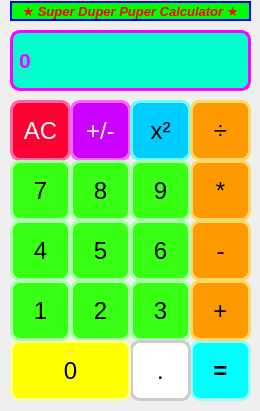
<?xml version="1.0" encoding="UTF-8"?>
<ui version="4.0">
 <class>MainWindow</class>
 <widget class="QMainWindow" name="MainWindow">
  <property name="geometry">
   <rect>
    <x>0</x>
    <y>0</y>
    <width>260</width>
    <height>411</height>
   </rect>
  </property>
  <property name="font">
   <font>
    <pointsize>12</pointsize>
   </font>
  </property>
  <property name="windowTitle">
   <string>DefinitelyWorkingCalculator</string>
  </property>
  <property name="styleSheet">
   <string notr="true">QWidget {
    background: qlineargradient(
        x1:0, y1:1, x2:1, y2:0,
        stop:0 #000000,
        stop:0.3 #00ffcc,
        stop:0.6 #ff00ff,
        stop:1 #ffff00
    );
}</string>
  </property>
  <widget class="QWidget" name="centralwidget">
   <widget class="QLabel" name="label">
    <property name="geometry">
     <rect>
      <x>10</x>
      <y>30</y>
      <width>241</width>
      <height>61</height>
     </rect>
    </property>
    <property name="font">
     <font>
      <pointsize>16</pointsize>
      <bold>true</bold>
     </font>
    </property>
    <property name="styleSheet">
     <string notr="true">QLabel {
    background-color: #00ffcc;
    color: #ff00ff;
    border: 3px solid #ff00ff;
    border-radius: 10px;
    font-weight: bold;
}</string>
    </property>
    <property name="text">
     <string>0</string>
    </property>
   </widget>
   <widget class="QPushButton" name="pushButton_AC">
    <property name="geometry">
     <rect>
      <x>10</x>
      <y>100</y>
      <width>61</width>
      <height>61</height>
     </rect>
    </property>
    <property name="font">
     <font>
      <pointsize>18</pointsize>
     </font>
    </property>
    <property name="styleSheet">
     <string notr="true">QPushButton {
    background-color: #ff0033;
    color: white;
    border: 3px solid #ff66aa;
    border-radius: 10px;
}
QPushButton:hover {
    background-color: #ff3355;
    border: 3px solid #ffffff;
}
QPushButton:pressed {
    background-color: #990022;
    border: 3px solid #660011;
}</string>
    </property>
    <property name="text">
     <string>AC</string>
    </property>
   </widget>
   <widget class="QPushButton" name="pushButton_negate">
    <property name="geometry">
     <rect>
      <x>70</x>
      <y>100</y>
      <width>61</width>
      <height>61</height>
     </rect>
    </property>
    <property name="font">
     <font>
      <pointsize>18</pointsize>
     </font>
    </property>
    <property name="styleSheet">
     <string notr="true">QPushButton {
    background-color: #cc00ff;
    color: white;
    border: 3px solid #ff66ff;
    border-radius: 10px;
}
QPushButton:hover {
    background-color: #e066ff;
    border: 3px solid #ffffff;
}
QPushButton:pressed {
    background-color: #8000aa;
    border: 3px solid #550077;
}</string>
    </property>
    <property name="text">
     <string>+/-</string>
    </property>
   </widget>
   <widget class="QPushButton" name="pushButton_square">
    <property name="geometry">
     <rect>
      <x>130</x>
      <y>100</y>
      <width>61</width>
      <height>61</height>
     </rect>
    </property>
    <property name="font">
     <font>
      <pointsize>18</pointsize>
     </font>
    </property>
    <property name="styleSheet">
     <string notr="true">QPushButton {
    background-color: #00ccff;
    color: black;
    border: 3px solid #66ffff;
    border-radius: 10px;
}
QPushButton:hover {
    background-color: #33ddff;
    border: 3px solid #ffffff;
}
QPushButton:pressed {
    background-color: #0099cc;
    border: 3px solid #006688;
}</string>
    </property>
    <property name="text">
     <string>x²</string>
    </property>
   </widget>
   <widget class="QPushButton" name="pushButton_divide">
    <property name="geometry">
     <rect>
      <x>190</x>
      <y>100</y>
      <width>61</width>
      <height>61</height>
     </rect>
    </property>
    <property name="font">
     <font>
      <pointsize>18</pointsize>
     </font>
    </property>
    <property name="styleSheet">
     <string notr="true">QPushButton {
    background-color: #ff9900;
    color: black;
    border: 3px solid #ffd966;
    border-radius: 10px;
}
QPushButton:hover {
    background-color: #ffbb33;
    border: 3px solid #ffffff;
}
QPushButton:pressed {
    background-color: #cc7700;
    border: 3px solid #885500;
}</string>
    </property>
    <property name="text">
     <string>÷</string>
    </property>
   </widget>
   <widget class="QPushButton" name="pushButton_multiply">
    <property name="geometry">
     <rect>
      <x>190</x>
      <y>160</y>
      <width>61</width>
      <height>61</height>
     </rect>
    </property>
    <property name="font">
     <font>
      <pointsize>18</pointsize>
     </font>
    </property>
    <property name="styleSheet">
     <string notr="true">QPushButton {
    background-color: #ff9900;
    color: black;
    border: 3px solid #ffd966;
    border-radius: 10px;
}
QPushButton:hover {
    background-color: #ffbb33;
    border: 3px solid #ffffff;
}
QPushButton:pressed {
    background-color: #cc7700;
    border: 3px solid #885500;
}</string>
    </property>
    <property name="text">
     <string>*</string>
    </property>
   </widget>
   <widget class="QPushButton" name="pushButton_9">
    <property name="geometry">
     <rect>
      <x>130</x>
      <y>160</y>
      <width>61</width>
      <height>61</height>
     </rect>
    </property>
    <property name="font">
     <font>
      <pointsize>18</pointsize>
     </font>
    </property>
    <property name="styleSheet">
     <string notr="true">QPushButton {
    background-color: #39ff14;
    color: black;
    border: 3px solid #aaffaa;
    border-radius: 10px;
}
QPushButton:hover {
    background-color: #66ff44;
    border: 3px solid #ffffff;
}
QPushButton:pressed {
    background-color: #22aa00;
    border: 3px solid #116600;
}</string>
    </property>
    <property name="text">
     <string>9</string>
    </property>
   </widget>
   <widget class="QPushButton" name="pushButton_8">
    <property name="geometry">
     <rect>
      <x>70</x>
      <y>160</y>
      <width>61</width>
      <height>61</height>
     </rect>
    </property>
    <property name="font">
     <font>
      <pointsize>18</pointsize>
     </font>
    </property>
    <property name="styleSheet">
     <string notr="true">QPushButton {
    background-color: #39ff14;
    color: black;
    border: 3px solid #aaffaa;
    border-radius: 10px;
}
QPushButton:hover {
    background-color: #66ff44;
    border: 3px solid #ffffff;
}
QPushButton:pressed {
    background-color: #22aa00;
    border: 3px solid #116600;
}</string>
    </property>
    <property name="text">
     <string>8</string>
    </property>
   </widget>
   <widget class="QPushButton" name="pushButton_7">
    <property name="geometry">
     <rect>
      <x>10</x>
      <y>160</y>
      <width>61</width>
      <height>61</height>
     </rect>
    </property>
    <property name="font">
     <font>
      <pointsize>18</pointsize>
     </font>
    </property>
    <property name="styleSheet">
     <string notr="true">QPushButton {
    background-color: #39ff14;
    color: black;
    border: 3px solid #aaffaa;
    border-radius: 10px;
}
QPushButton:hover {
    background-color: #66ff44;
    border: 3px solid #ffffff;
}
QPushButton:pressed {
    background-color: #22aa00;
    border: 3px solid #116600;
}</string>
    </property>
    <property name="text">
     <string>7</string>
    </property>
   </widget>
   <widget class="QPushButton" name="pushButton_minus">
    <property name="geometry">
     <rect>
      <x>190</x>
      <y>220</y>
      <width>61</width>
      <height>61</height>
     </rect>
    </property>
    <property name="font">
     <font>
      <pointsize>18</pointsize>
     </font>
    </property>
    <property name="styleSheet">
     <string notr="true">QPushButton {
    background-color: #ff9900;
    color: black;
    border: 3px solid #ffd966;
    border-radius: 10px;
}
QPushButton:hover {
    background-color: #ffbb33;
    border: 3px solid #ffffff;
}
QPushButton:pressed {
    background-color: #cc7700;
    border: 3px solid #885500;
}</string>
    </property>
    <property name="text">
     <string>-</string>
    </property>
   </widget>
   <widget class="QPushButton" name="pushButton_6">
    <property name="geometry">
     <rect>
      <x>130</x>
      <y>220</y>
      <width>61</width>
      <height>61</height>
     </rect>
    </property>
    <property name="font">
     <font>
      <pointsize>18</pointsize>
     </font>
    </property>
    <property name="styleSheet">
     <string notr="true">QPushButton {
    background-color: #39ff14;
    color: black;
    border: 3px solid #aaffaa;
    border-radius: 10px;
}
QPushButton:hover {
    background-color: #66ff44;
    border: 3px solid #ffffff;
}
QPushButton:pressed {
    background-color: #22aa00;
    border: 3px solid #116600;
}</string>
    </property>
    <property name="text">
     <string>6</string>
    </property>
   </widget>
   <widget class="QPushButton" name="pushButton_5">
    <property name="geometry">
     <rect>
      <x>70</x>
      <y>220</y>
      <width>61</width>
      <height>61</height>
     </rect>
    </property>
    <property name="font">
     <font>
      <pointsize>18</pointsize>
     </font>
    </property>
    <property name="styleSheet">
     <string notr="true">QPushButton {
    background-color: #39ff14;
    color: black;
    border: 3px solid #aaffaa;
    border-radius: 10px;
}
QPushButton:hover {
    background-color: #66ff44;
    border: 3px solid #ffffff;
}
QPushButton:pressed {
    background-color: #22aa00;
    border: 3px solid #116600;
}</string>
    </property>
    <property name="text">
     <string>5</string>
    </property>
   </widget>
   <widget class="QPushButton" name="pushButton_4">
    <property name="geometry">
     <rect>
      <x>10</x>
      <y>220</y>
      <width>61</width>
      <height>61</height>
     </rect>
    </property>
    <property name="font">
     <font>
      <pointsize>18</pointsize>
     </font>
    </property>
    <property name="styleSheet">
     <string notr="true">QPushButton {
    background-color: #39ff14;
    color: black;
    border: 3px solid #aaffaa;
    border-radius: 10px;
}
QPushButton:hover {
    background-color: #66ff44;
    border: 3px solid #ffffff;
}
QPushButton:pressed {
    background-color: #22aa00;
    border: 3px solid #116600;
}</string>
    </property>
    <property name="text">
     <string>4</string>
    </property>
   </widget>
   <widget class="QPushButton" name="pushButton_3">
    <property name="geometry">
     <rect>
      <x>130</x>
      <y>280</y>
      <width>61</width>
      <height>61</height>
     </rect>
    </property>
    <property name="font">
     <font>
      <pointsize>18</pointsize>
     </font>
    </property>
    <property name="styleSheet">
     <string notr="true">QPushButton {
    background-color: #39ff14;
    color: black;
    border: 3px solid #aaffaa;
    border-radius: 10px;
}
QPushButton:hover {
    background-color: #66ff44;
    border: 3px solid #ffffff;
}
QPushButton:pressed {
    background-color: #22aa00;
    border: 3px solid #116600;
}</string>
    </property>
    <property name="text">
     <string>3</string>
    </property>
   </widget>
   <widget class="QPushButton" name="pushButton_equal">
    <property name="geometry">
     <rect>
      <x>190</x>
      <y>340</y>
      <width>61</width>
      <height>61</height>
     </rect>
    </property>
    <property name="font">
     <font>
      <pointsize>18</pointsize>
      <bold>true</bold>
     </font>
    </property>
    <property name="styleSheet">
     <string notr="true">QPushButton {
    background-color: #00ffff;
    color: black;
    border: 3px solid #99ffff;
    border-radius: 10px;
    font-weight: bold;
}
QPushButton:hover {
    background-color: #66ffff;
    border: 3px solid #ffffff;
}
QPushButton:pressed {
    background-color: #009999;
    border: 3px solid #006666;
}</string>
    </property>
    <property name="text">
     <string>=</string>
    </property>
   </widget>
   <widget class="QPushButton" name="pushButton_point">
    <property name="geometry">
     <rect>
      <x>130</x>
      <y>340</y>
      <width>61</width>
      <height>61</height>
     </rect>
    </property>
    <property name="font">
     <font>
      <pointsize>18</pointsize>
     </font>
    </property>
    <property name="styleSheet">
     <string notr="true">QPushButton {
    background-color: #ffffff;
    color: black;
    border: 3px solid #cccccc;
    border-radius: 10px;
}
QPushButton:hover {
    background-color: #dddddd;
    border: 3px solid #ffffff;
}
QPushButton:pressed {
    background-color: #aaaaaa;
    border: 3px solid #777777;
}</string>
    </property>
    <property name="text">
     <string>.</string>
    </property>
   </widget>
   <widget class="QPushButton" name="pushButton_2">
    <property name="geometry">
     <rect>
      <x>70</x>
      <y>280</y>
      <width>61</width>
      <height>61</height>
     </rect>
    </property>
    <property name="font">
     <font>
      <pointsize>18</pointsize>
     </font>
    </property>
    <property name="styleSheet">
     <string notr="true">QPushButton {
    background-color: #39ff14;
    color: black;
    border: 3px solid #aaffaa;
    border-radius: 10px;
}
QPushButton:hover {
    background-color: #66ff44;
    border: 3px solid #ffffff;
}
QPushButton:pressed {
    background-color: #22aa00;
    border: 3px solid #116600;
}</string>
    </property>
    <property name="text">
     <string>2</string>
    </property>
   </widget>
   <widget class="QPushButton" name="pushButton_plus">
    <property name="geometry">
     <rect>
      <x>190</x>
      <y>280</y>
      <width>61</width>
      <height>61</height>
     </rect>
    </property>
    <property name="font">
     <font>
      <pointsize>18</pointsize>
     </font>
    </property>
    <property name="styleSheet">
     <string notr="true">QPushButton {
    background-color: #ff9900;
    color: black;
    border: 3px solid #ffd966;
    border-radius: 10px;
}
QPushButton:hover {
    background-color: #ffbb33;
    border: 3px solid #ffffff;
}
QPushButton:pressed {
    background-color: #cc7700;
    border: 3px solid #885500;
}</string>
    </property>
    <property name="text">
     <string>+</string>
    </property>
   </widget>
   <widget class="QPushButton" name="pushButton_0">
    <property name="geometry">
     <rect>
      <x>10</x>
      <y>340</y>
      <width>121</width>
      <height>61</height>
     </rect>
    </property>
    <property name="font">
     <font>
      <pointsize>18</pointsize>
     </font>
    </property>
    <property name="styleSheet">
     <string notr="true">QPushButton {
    background-color: #ffff00;
    color: black;
    border: 3px solid #ffff99;
    border-radius: 10px;
}
QPushButton:hover {
    background-color: #ffff66;
    border: 3px solid #ffffff;
}
QPushButton:pressed {
    background-color: #cccc00;
    border: 3px solid #999900;
}</string>
    </property>
    <property name="text">
     <string>0</string>
    </property>
   </widget>
   <widget class="QPushButton" name="pushButton_1">
    <property name="geometry">
     <rect>
      <x>10</x>
      <y>280</y>
      <width>61</width>
      <height>61</height>
     </rect>
    </property>
    <property name="font">
     <font>
      <pointsize>18</pointsize>
     </font>
    </property>
    <property name="styleSheet">
     <string notr="true">QPushButton {
    background-color: #39ff14;
    color: black;
    border: 3px solid #aaffaa;
    border-radius: 10px;
}
QPushButton:hover {
    background-color: #66ff44;
    border: 3px solid #ffffff;
}
QPushButton:pressed {
    background-color: #22aa00;
    border: 3px solid #116600;
}</string>
    </property>
    <property name="text">
     <string>1</string>
    </property>
   </widget>
   <widget class="QLabel" name="label_2">
    <property name="geometry">
     <rect>
      <x>10</x>
      <y>1</y>
      <width>241</width>
      <height>20</height>
     </rect>
    </property>
    <property name="font">
     <font>
      <pointsize>10</pointsize>
      <italic>true</italic>
      <bold>true</bold>
     </font>
    </property>
    <property name="styleSheet">
     <string notr="true">QLabel {
	background-color: #00ff00;
    color: #ff0000;
    border: 2px solid #0000ff;
    border-radius: 0px;
    font-weight: bold;
    font-style: italic;
}</string>
    </property>
    <property name="text">
     <string>★ Super Duper Puper Calculator ★</string>
    </property>
    <property name="alignment">
     <set>Qt::AlignCenter</set>
    </property>
   </widget>
  </widget>
 </widget>
 <resources/>
 <connections/>
</ui>
